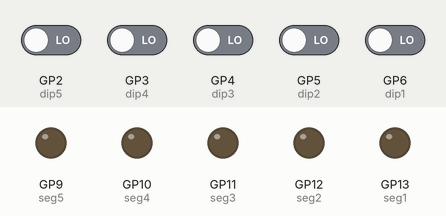
Bench run of a program on a simulated Raspberry Pi Pico running MicroPython. On the bench: output pins drawn as LEDs (lit = HIGH). Inputs (shaded band) come from the test bench; at power-on: GP2 (dip5), GP3 (dip4), GP4 (dip3), GP5 (dip2), GP6 (dip1) LOW.

Above: at 1.2 s.
1.3 s: GP2 (dip5) driven HIGH
At 2.5 s:
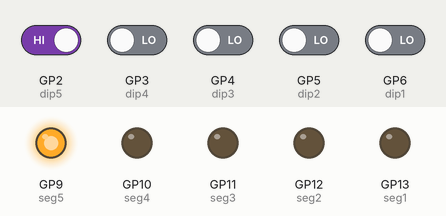
2.8 s: GP3 (dip4) driven HIGH
At 3.7 s:
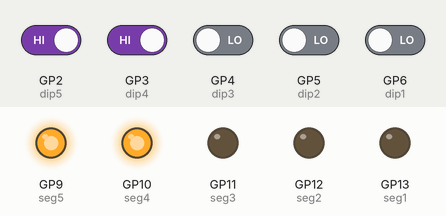
4.3 s: GP4 (dip3) driven HIGH
At 4.9 s:
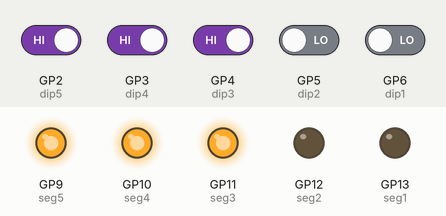
5.8 s: GP5 (dip2) driven HIGH
At 7.0 s:
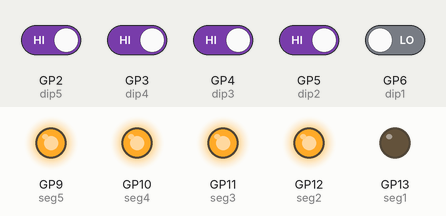
7.3 s: GP6 (dip1) driven HIGH
At 8.3 s:
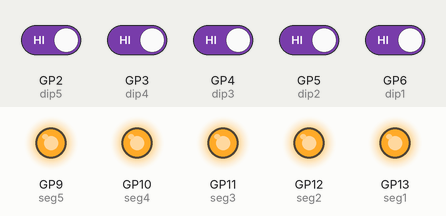
8.8 s: GP2 (dip5) driven LOW
At 9.5 s:
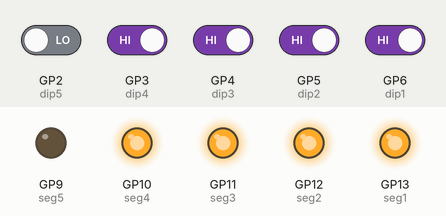
Timing chart, 0 to 11.3 s (numbered marks = the images above; inputs shaded):
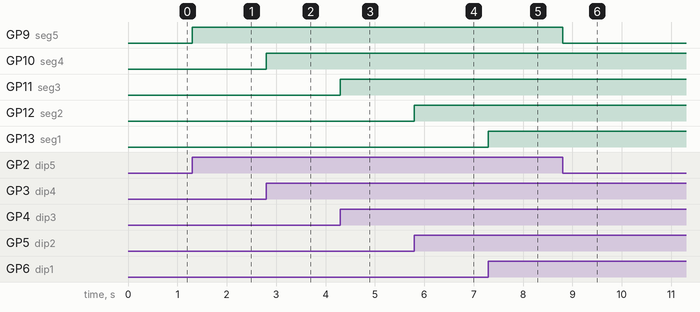

Measured:
- after the input at 1.3 s, GP9 (seg5): LOW → HIGH at once
- after the input at 2.8 s, GP10 (seg4): LOW → HIGH at once
- after the input at 4.3 s, GP11 (seg3): LOW → HIGH at once
- after the input at 5.8 s, GP12 (seg2): LOW → HIGH at once
- after the input at 7.3 s, GP13 (seg1): LOW → HIGH at once
- after the input at 8.8 s, GP9 (seg5): HIGH → LOW at once

The program:

switchLEDDIP.py
```python
from machine import Pin
import time

# Set up the DIP (Dual Inline Package)

dip1 = Pin(6, Pin.IN, Pin.PULL_DOWN)
dip2 = Pin(5, Pin.IN, Pin.PULL_DOWN)
dip3 = Pin(4, Pin.IN, Pin.PULL_DOWN)
dip4 = Pin(3, Pin.IN, Pin.PULL_DOWN)
dip5 = Pin(2, Pin.IN, Pin.PULL_DOWN)

# Set up the LEDs as segments

seg1 = Pin(13, Pin.OUT)
seg2 = Pin(12, Pin.OUT)
seg3 = Pin(11, Pin.OUT)
seg4 = Pin(10, Pin.OUT)
seg5 = Pin(9, Pin.OUT)

# Turn on LED with switches

while True:

    if dip1() == 1:
        seg1.value(1)
    else:
        seg1.value(0)

    if dip2() == 1:
        seg2.value(1)
    else:
        seg2.value(0)

    if dip3() == 1:
        seg3.value(1)
    else:
        seg3.value(0)

    if dip4() == 1:
        seg4.value(1)
    else:
        seg4.value(0)

    if dip5() == 1:
        seg5.value(1)
    else:
        seg5.value(0)
```
